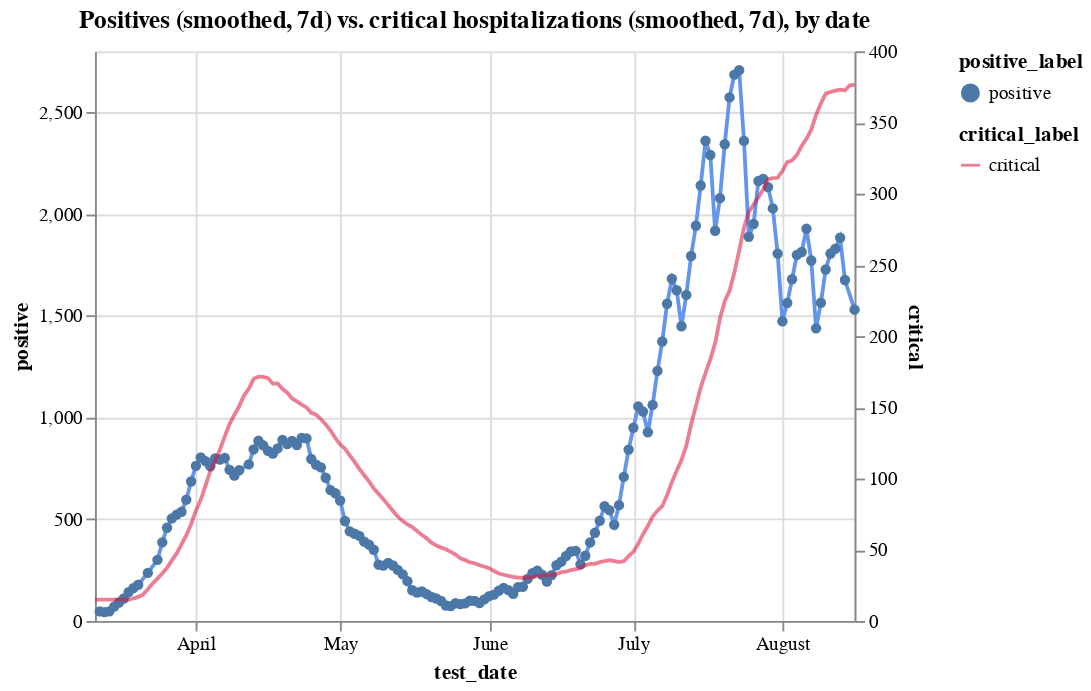

Notebook code for this chart:
### Code cell
c1 = alt.Chart(hos_and_rate[hos_and_rate.positive_rate<0.12]
               .assign(positive = lambda x: x.positive.ewm(span=7).mean())
               .assign(positive_label ='positive')).mark_line(color='cornflowerblue').encode(
    x='test_date',
    y='positive',
    tooltip=['test_date', 'positive'],
    shape='positive_label'
)
c2 = alt.Chart(hos_and_rate
               .assign(critical_label='critical')
               .assign(critical = lambda x: x.critical.ewm(span=7).mean())
              ).mark_line(color='crimson').encode(
    x='test_date',
    y='critical',
    tooltip=['test_date', 'critical'],
    opacity='critical_label'
)


alt.layer(c1, c2).resolve_scale(y='independent').properties(title='Positives (smoothed, 7d) vs. critical hospitalizations (smoothed, 7d), by date')

### Figure 1 — Vega-Lite specification as saved in the notebook (floating-point values rounded to 4 significant figures; data arrays with more than 128 entries replaced by an {"elided": "..."} marker saying what was removed)
{"config": {"view": {"continuousWidth": 400, "continuousHeight": 300}}, "layer": [{"data": {"name": "data-14c553e358216db918c57a946786ae04"}, "mark": {"type": "line", "color": "cornflowerblue"}, "encoding": {"shape": {"type": "nominal", "field": "positive_label"}, "tooltip": [{"type": "temporal", "field": "test_date"}, {"type": "quantitative", "field": "positive"}], "x": {"type": "temporal", "field": "test_date"}, "y": {"type": "quantitative", "field": "positive"}}}, {"data": {"name": "data-f2a8a2a09e601138e7c5dc44c7f4c17c"}, "mark": {"type": "line", "color": "crimson"}, "encoding": {"opacity": {"type": "nominal", "field": "critical_label"}, "tooltip": [{"type": "temporal", "field": "test_date"}, {"type": "quantitative", "field": "critical"}], "x": {"type": "temporal", "field": "test_date"}, "y": {"type": "quantitative", "field": "critical"}}}], "resolve": {"scale": {"y": "independent"}}, "title": "Positives (smoothed, 7d) vs. critical hospitalizations (smoothed, 7d), by date", "$schema": "https://vega.github.io/schema/vega-lite/v4.8.1.json", "datasets": {"data-14c553e358216db918c57a946786ae04": {"elided": "154 records"}, "data-f2a8a2a09e601138e7c5dc44c7f4c17c": {"elided": "159 records"}}}
